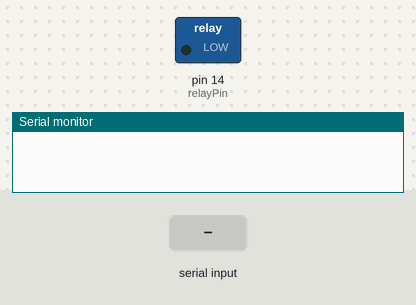
A sketch run on a simulated Arduino Uno, built with avr-gcc and run on an emulated ATmega328P. On the bench: switched loads named in the sketch (green lamp = pin HIGH), the last lines printed to the serial monitor. Inputs (shaded band) come from the test bench.

Above: at 1.2 s.
1.3 s: "ON" received over Serial
At 3.5 s:
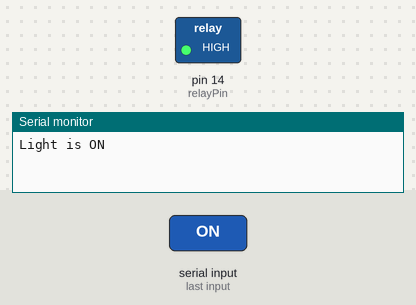
3.8 s: "OFF" received over Serial
At 5.6 s:
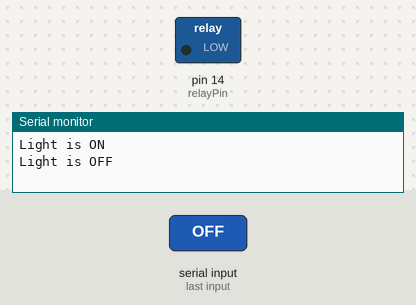
Timing chart, 0 to 7.1 s (numbered marks = the images above; inputs shaded):
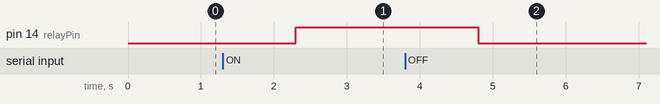

Measured:
- after the input at 1.3 s, pin 14 (relayPin): LOW → HIGH after 1.0 s
- after the input at 3.8 s, pin 14 (relayPin): HIGH → LOW after 1.0 s

The sketch:

Exer_9.ino
```cpp
const int relayPin = 14;

void setup() {
Serial.begin(9600);
pinMode(relayPin, OUTPUT);
}

void loop() {
if(Serial.available()){
    String userin=Serial.readString();
    if(userin=="OFF"){
      digitalWrite(relayPin, LOW);
      Serial.println("Light is OFF");
    }
    else if(userin=="ON"){
      digitalWrite(relayPin, HIGH);
      Serial.println("Light is ON");
    }
  }

}
```
